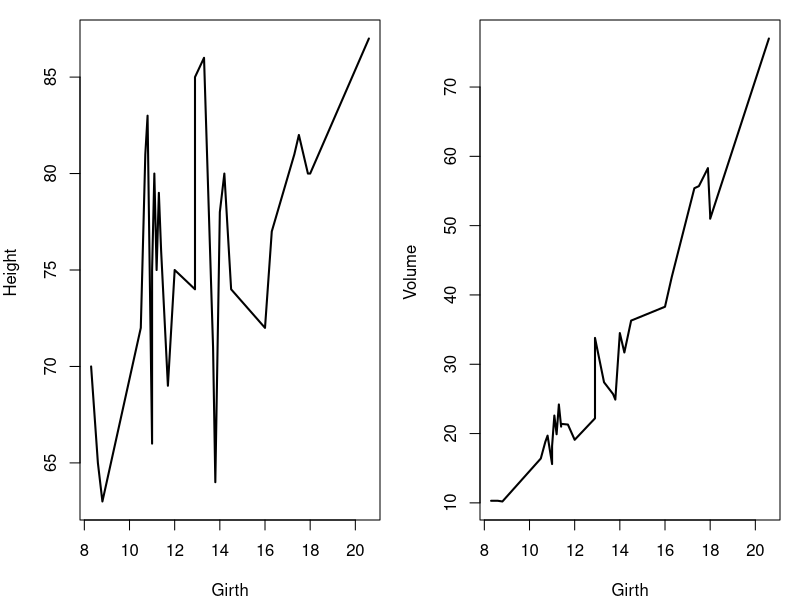

This chart was generated by the following R code: (Note: this script raises an error after producing the figure.)
## ---- chunk 1
# DO NOT TOUCH THIS CODE CHUNK
library(ggplot2)
library(tidyverse)
theme_set(theme_bw())
## ---- chunk 2
trees
trees[1:6,]
## ---- chunk 3
names(trees)
## ---- chunk 4
summary(trees)


## ---- chunk 5
par(mfrow=c(1, 2), mar=c(4,4,1,1))
d1<- data.frame(trees$Girth,trees$Height)
d2<- data.frame(trees$Girth,trees$Volume)
plot(d1,type="l",xlab="Girth", ylab="Height ",lwd=2)
plot(d2,type="l",xlab="Girth", ylab="Volume ",lwd=2)

## ---- chunk 6
f1<- lm(trees$Height~trees$Girth, data=1)
coef(f1)
f2<- lm(trees$Volume~trees$Girth, data=1)
coef(f2)

par(mfrow=c(1,2),cex.lab=1.5, cex.axis=1.4, mgp = c(2.4, .5, 0),
    tck=0.02, mar=c(4, 4, .5, .5), lwd=2, las=1)
plot(d1,type="l",xlab="Girth", ylab="Height",lwd=2)
abline(coef(f1), col="red")
to_print <- paste("y = ", round(coef(f1)[1],2)," + x*",
                    round(coef(f1)[2],2), sep="")
plot(d2,type="l",xlab="Girth", ylab="Volume",lwd=2)
abline(coef(f1), col="red")
to_print <- paste("y = ", round(coef(f1)[1],2)," + x*",
                    round(coef(f1)[2],2), sep="")


## ---- chunk 7
USArrests
USArrests[1:3,]

## ---- chunk 8
mean(USArrests[,1])
## ---- chunk 9
which.max(USArrests[,2])
USArrests[33,]
## ---- chunk 10
pop80<-subset(
  USArrests, UrbanPop>=80
  )
subset(USArrests,UrbanPop>=80)
## ---- chunk 11

## ---- chunk 12
pop80[which.min(pop80$Rape),]
## ---- chunk 13
order(pop80$UrbanPop,decreasing = TRUE)
pop80[order(pop80$UrbanPop,decreasing = TRUE),]

## ---- chunk 14
pop80[order(pop80$UrbanPop,decreasing = TRUE),]
pop80[order(pop80$Murder,decreasing = FALSE),]

## ---- chunk 15
hist(USArrests$UrbanPop,xlim = c(0,100),breaks = 5)
abline(v=mean(USArrests$UrbanPop),lty=1,lwd=2,col="red")

## ---- chunk 16
dd<- data.frame(x=USArrests$UrbanPop,y=USArrests$Murder+USArrests$Assault+USArrests$Rape)
ff<- lm(data = dd, y~x)

par(cex.lab=1.5, cex.axis=1.4, mgp = c(2.4, .5, 0),
    tck=0.02, mar=c(4, 4, .5, .5), lwd=2, las=1)
plot(dd, pch=16)
abline(coef(ff), col="red")
to_print <- paste("Crime rate = ", round(coef(ff)[1],2)," + Population*",
                    round(coef(ff)[2],2), sep="")
text(45, 200, to_print)
## ---- chunk 17
P<- function(x,A=1876,B=10.71,y0=694.24){
  y1<- A/B*((x/y0)^B-1)
  y1
}

P
## ---- chunk 18
l<- function(x,u,x0){
  y<- u/(2*pi)/(u^2/4+(x-x0)^2)
  y
}
l

## ---- chunk 19
r1<- read.table("Data/SWNT_ruby_01.txt")
r2<- read.table("Data/SWNT_ruby_02.txt")
r3<- read.table("Data/SWNT_ruby_03.txt")
r4<- read.table("Data/SWNT_ruby_04.txt")
r5<- read.table("Data/SWNT_ruby_05.txt")

flist<- data.frame(r1,r2,r3,r4,r5)
length(flist)
## ---- chunk 20

## ---- chunk 21

## ---- chunk 22

## ---- chunk 23

## ---- chunk 24

## ---- chunk 25

